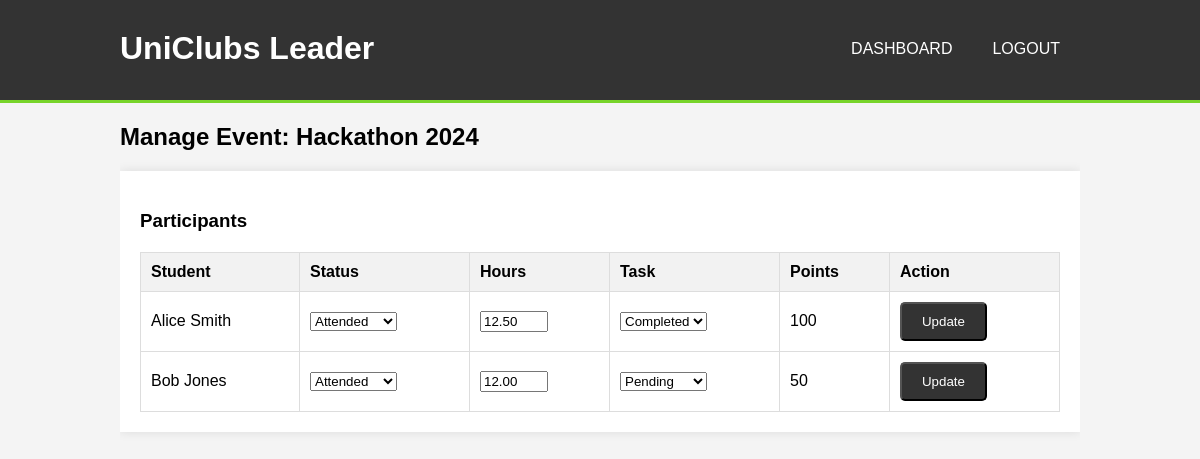
The page /club_leader/manage_event.php?id=1 (signed in) on the database its author committed.
### tables this page shows
CREATE TABLE IF NOT EXISTS events (
    id INT AUTO_INCREMENT PRIMARY KEY,
    club_id INT NOT NULL,
    title VARCHAR(150) NOT NULL,
    description TEXT,
    event_date DATETIME NOT NULL,
    location VARCHAR(100) NOT NULL,
    category ENUM('Tech', 'Cultural', 'Sports', 'Workshop', 'Seminar') NOT NULL,
    max_participants INT NOT NULL DEFAULT 50,
    status ENUM('Upcoming', 'Completed', 'Cancelled') NOT NULL DEFAULT 'Upcoming',
    created_at TIMESTAMP DEFAULT CURRENT_TIMESTAMP,
    FOREIGN KEY (club_id) REFERENCES clubs(id) ON DELETE CASCADE
);

CREATE TABLE IF NOT EXISTS participations (
    id INT AUTO_INCREMENT PRIMARY KEY,
    event_id INT NOT NULL,
    user_id INT NOT NULL,
    attendance_status ENUM('Registered', 'Attended', 'Absent') NOT NULL DEFAULT 'Registered',
    contribution_hours DECIMAL(5, 2) DEFAULT 0.00,
    task_completion_status ENUM('Pending', 'Completed') DEFAULT 'Pending',
    reward_points INT DEFAULT 0,
    created_at TIMESTAMP DEFAULT CURRENT_TIMESTAMP,
    FOREIGN KEY (event_id) REFERENCES events(id) ON DELETE CASCADE,
    FOREIGN KEY (user_id) REFERENCES users(id) ON DELETE CASCADE,
    UNIQUE KEY unique_participation (event_id, user_id)
);

CREATE TABLE IF NOT EXISTS users (
    id INT AUTO_INCREMENT PRIMARY KEY,
    full_name VARCHAR(100) NOT NULL,
    email VARCHAR(100) NOT NULL UNIQUE,
    password VARCHAR(255) NOT NULL,
    role ENUM('ADMIN', 'CLUB_LEADER', 'MEMBER') NOT NULL DEFAULT 'MEMBER',
    created_at TIMESTAMP DEFAULT CURRENT_TIMESTAMP
);

### club_leader/manage_event.php (the view, shortened to what this page needs)
<?php
require_once '../config.php';
$event_id = $_GET['id'];
$stmt = $pdo->prepare("SELECT e.*, c.leader_id FROM events e JOIN clubs c ON e.club_id = c.id WHERE e.id = ?");
$stmt->execute([$event_id]);
$event = $stmt->fetch();
$stmt = $pdo->prepare("SELECT p.*, u.full_name, u.email FROM participations p JOIN users u ON p.user_id = u.id WHERE p.event_id = ?");
$stmt->execute([$event_id]);
$participants = $stmt->fetchAll();
?>
<!DOCTYPE html>
<html lang="en">
<head>
    <link rel="stylesheet" href="../css/style.css">
</head>
<body>
    <header>
        <div class="container">
            <div id="branding">
                <h1>UniClubs Leader</h1>
            </div>
            <nav>
                <ul>
                    <li><a href="dashboard.php">Dashboard</a></li>
                    <li><a href="../logout.php">Logout</a></li>
                </ul>
            </nav>
        </div>
    </header>
    <div class="container">
        <h2>Manage Event: <?php echo htmlspecialchars($event['title']); ?></h2>
        <div class="card">
            <h3>Participants</h3>
            <?php if (empty($participants)): ?>
                <p>No participants yet.</p>
            <?php else: ?>
                <table>
                    <thead>
                        <tr>
                            <th>Student</th>
                            <th>Status</th>
                            <th>Hours</th>
                            <th>Task</th>
                            <th>Points</th>
                            <th>Action</th>
                        </tr>
                    </thead>
                    <tbody>
                        <?php foreach ($participants as $p): ?>
                        <tr>
                            <form method="POST" action="">
                                <td><?php echo htmlspecialchars($p['full_name']); ?></td>
                                <td>
                                    <select name="attendance_status">
                                        <option value="Attended" <?php if($p['attendance_status']=='Attended') echo 'selected'; ?>>Attended</option>
                                    </select>
                                </td>
                                <td>
                                    <input type="number" step="0.5" name="contribution_hours" value="<?php echo $p['contribution_hours']; ?>" style="width: 60px;">
                                </td>
                                <td>
                                    <select name="task_completion_status">
                                        <option value="Pending" <?php if($p['task_completion_status']=='Pending') echo 'selected'; ?>>Pending</option>
                                        <option value="Completed" <?php if($p['task_completion_status']=='Completed') echo 'selected'; ?>>Completed</option>
                                    </select>
                                </td>
                                <td><?php echo $p['reward_points']; ?></td>
                                <td>
                                    <button type="submit" name="update_participation" class="button">Update</button>
                                </td>
                            </form>
                        </tr>
                        <?php endforeach; ?>
                    </tbody>
                </table>
            <?php endif; ?>
        </div>
    </div>
</body>
</html>

### css/style.css (style rules this page uses)
body { font-family: Arial, sans-serif; background-color: #f4f4f4; margin: 0; padding: 0; }
.container { width: 80%; margin: auto; overflow: hidden; }
header { background: #333; color: #fff; padding-top: 30px; min-height: 70px; border-bottom: #77d42a 3px solid; }
header a { color: #fff; text-decoration: none; text-transform: uppercase; font-size: 16px; }
header ul { padding: 0; margin: 0; list-style: none; overflow: hidden; }
header li { float: left; display: inline; padding: 0 20px 0 20px; }
header #branding { float: left; }
header #branding h1 { margin: 0; }
header nav { float: right; margin-top: 10px; }
.button { display: inline-block; color: #fff; background: #333; padding: 10px 20px; text-decoration: none; border-radius: 5px; }
table { width: 100%; border-collapse: collapse; margin-top: 20px; }
table, th, td { border: 1px solid #ddd; }
th, td { padding: 10px; text-align: left; }
th { background-color: #f2f2f2; }
.card { background: #fff; padding: 20px; margin-bottom: 20px; box-shadow: 0 0 10px rgba(0,0,0,0.1); }

### rows shown on the page
events: title "Hackathon 2024"
participations: user.full_name "Alice Smith", attendance_status "Attended", contribution_hours "12.50", task_completion_status "Completed", reward_points "100"
participations: user.full_name "Bob Jones", attendance_status "Attended", contribution_hours "12.00", task_completion_status "Pending", reward_points "50"
